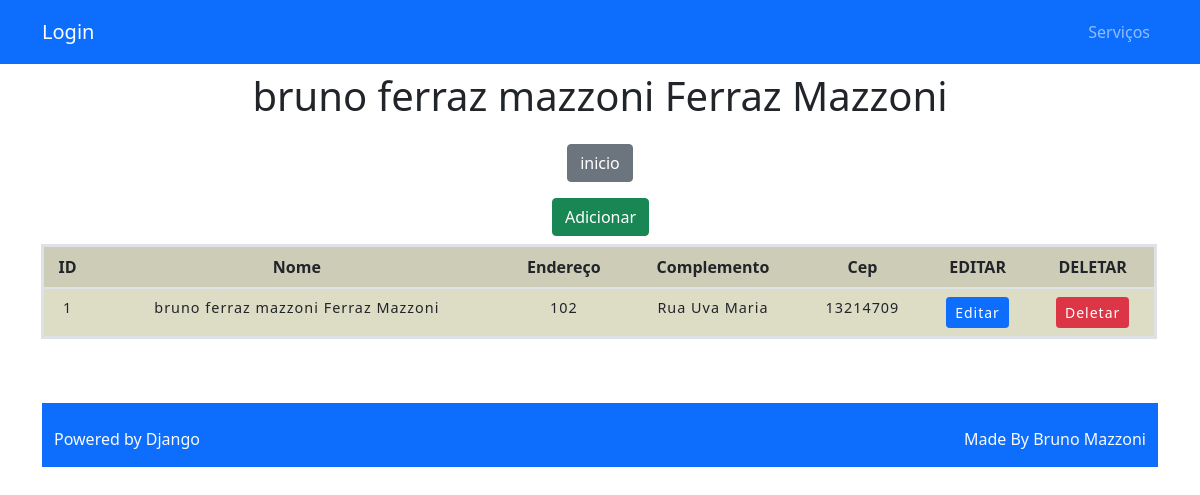
Screenshot of /viewpessoa/1/ with the database file from the repository.
### home/models.py (models this page shows, shortened)
class Pessoa(models.Model):
    nome = models.CharField(max_length=128)
    endereco = models.CharField(max_length=120)
    complemento = models.CharField(max_length=120)
    cep =  models.CharField(max_length=12)
    telefone = models.CharField(max_length=12)
    observacao = models.TextField(blank=True)

### home/views.py (the view)
# urls.py: path('viewpessoa/<int:pk>/', view, name='view'),
def view(request, pk):
    data = {}
    data['db'] = Pessoa.objects.get(pk=pk)
    return render(request, 'pessoa/viewpessoa.html', data)

### home/templates/pessoa/viewpessoa.html (shortened to what this page needs)
<!DOCTYPE html>
{% extends 'base.html' %}
{% block conteudo %}
{% load static %}
<html lang="pt-br">
<head>
    <link rel="stylesheet" type="text/css" href="{% static 'polls/style.css' %}">
    <link href="https://cdn.jsdelivr.net/npm/bootstrap@5.1.3/dist/css/bootstrap.min.css" rel="stylesheet">
</head>
<body>
<div class="input-group">
<div class="col-8 m-auto pt-2 pb-2 text-center">
    <h1>
    {{ db.nome }}</h1>
</div>
<div class="col-8 m-auto pt-2 pb-2  text-center">
    <a href="/" class="btn btn-secondary">inicio</a>
</div>
<div class="col-8 m-auto pt-2 pb-2  text-center">
    <a href="/formpessoa" class="btn btn-success">Adicionar</a>
</div>
    <table class="table table-striped" border="9" style="width:100%" >
<div class="thead-dark">
<thead>
   <tr class="table-active ">
        <th scope="col"> ID </th>
        <th scope="col">Nome</th>
        <th scope="col">Endereço</th>
        <th scope="col">Complemento</th>
        <th scope="col">Cep</th>
       <th scope="col">EDITAR</th>
       <th scope="col">DELETAR</th>
    </tr>
</thead>
</div>
<tbody>
    <tr>
        <td>{{ db.id }}</td>
        <td>{{ db.nome }}</td>
        <td>{{ db.endereco }}</td>
        <td>{{ db.complemento }}</td>
        <td>{{ db.cep }}</td>
           <td> <a href="/editpessoa/{{db.id}}/" class="btn btn-primary btn-sm">Editar</a></td>
           <td> <a href="/deletepessoa/{{db.id}}/" class="btn btn-danger btn-sm btnDel">Deletar</a></td>
    </tr>
</tbody>
</table>
</body>
</html>
{% endblock %}

### templates/static/polls/style.css (style rules this page uses)
.table { border-collapse: collapse; border: 3px solid rgb(100,130,140); width 75%; background: Beige; width: center; }
tbody { font-size: 90%; font-style: 75%; letter-spacing: 1px; }
thead { color : darkblue; text-align: center; }
td { text-align: center; border: 1px solid rgb(100,130,140); }
th { text-align: center; border: 1px solid rgb(100,130,140); }

### rows the page displays
Pessoa: nome "bruno ferraz mazzoni Ferraz Mazzoni", id "1", endereco "102", complemento "Rua Uva Maria", cep "13214709"
